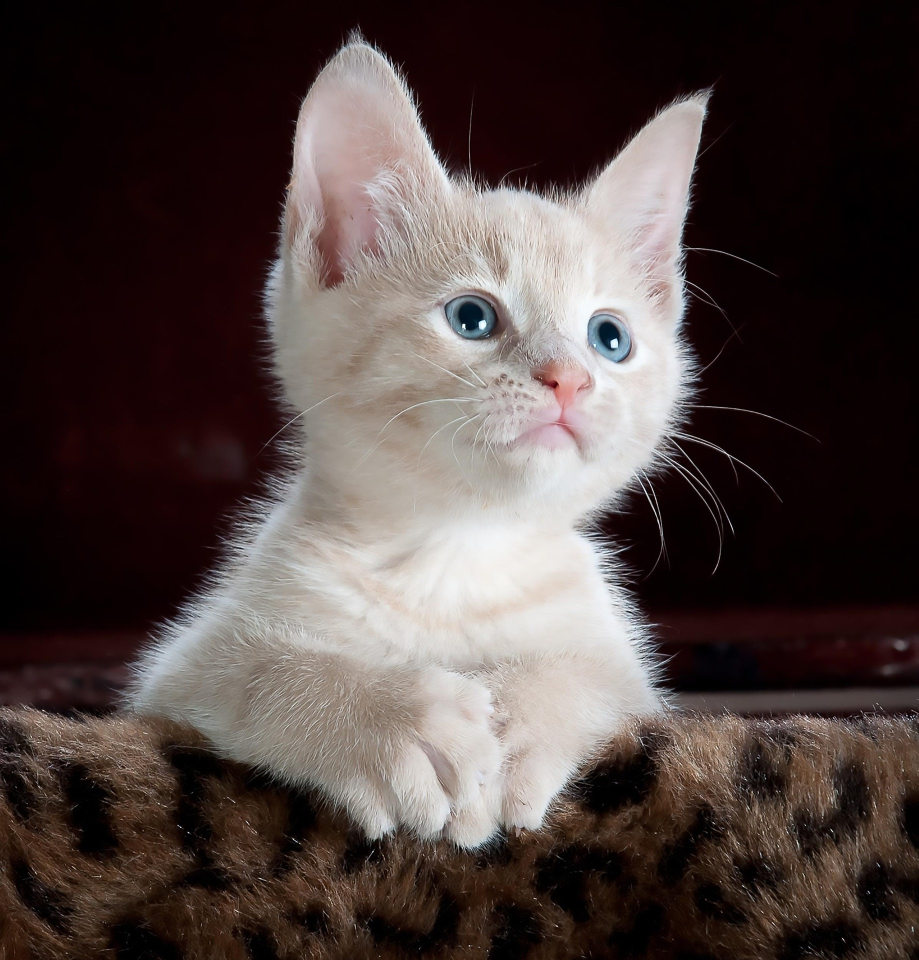
#> input picture test.jpg, 1837 x 1920 px, found by its file name (shown at 1/2 size)
$ python feature_matching.py
#> lines starting #> are read from the running program, lines starting #| are printed output that depends on the picture
import cv2

# 1. Ana görüntüyü gri tonlamalı okuyup %50 oranında küçültüyoruz
resim1 = cv2.imread('test.jpg', cv2.IMREAD_GRAYSCALE)
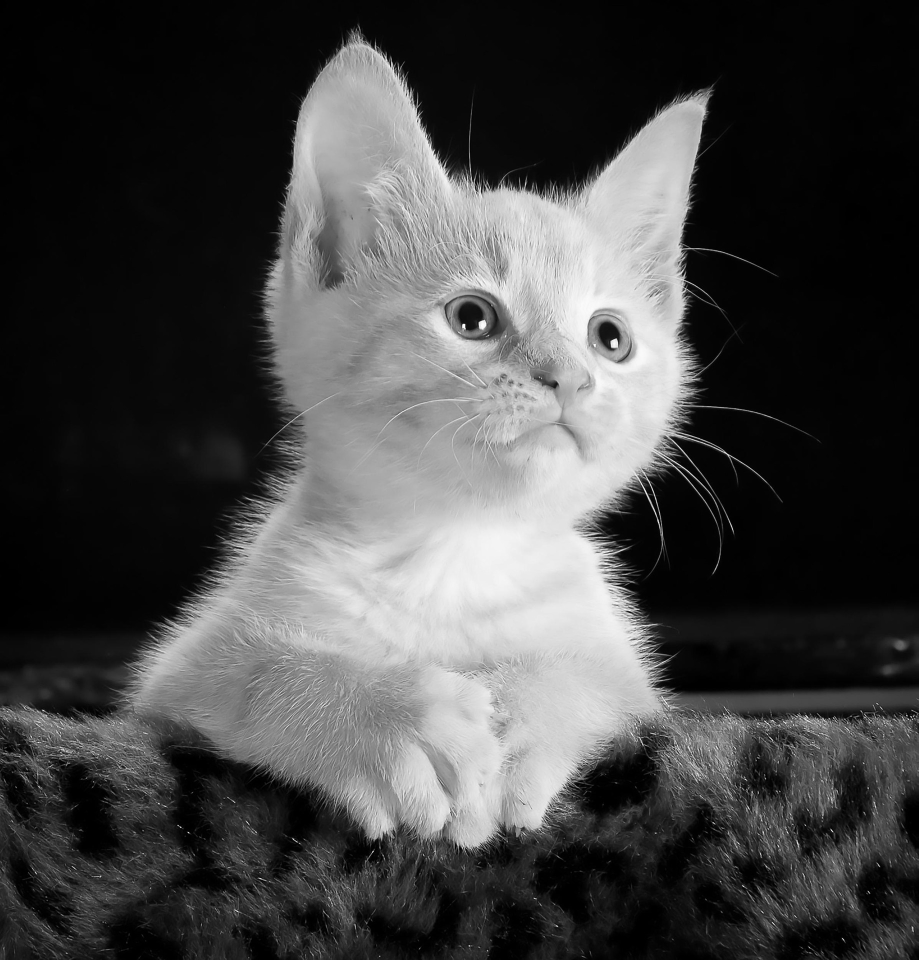
#> resim1: shape (1920, 1837) (shown at 1/2 size); min 0, max 255, mean 69.9
resim1 = cv2.resize(resim1, (0, 0), fx=0.5, fy=0.5)
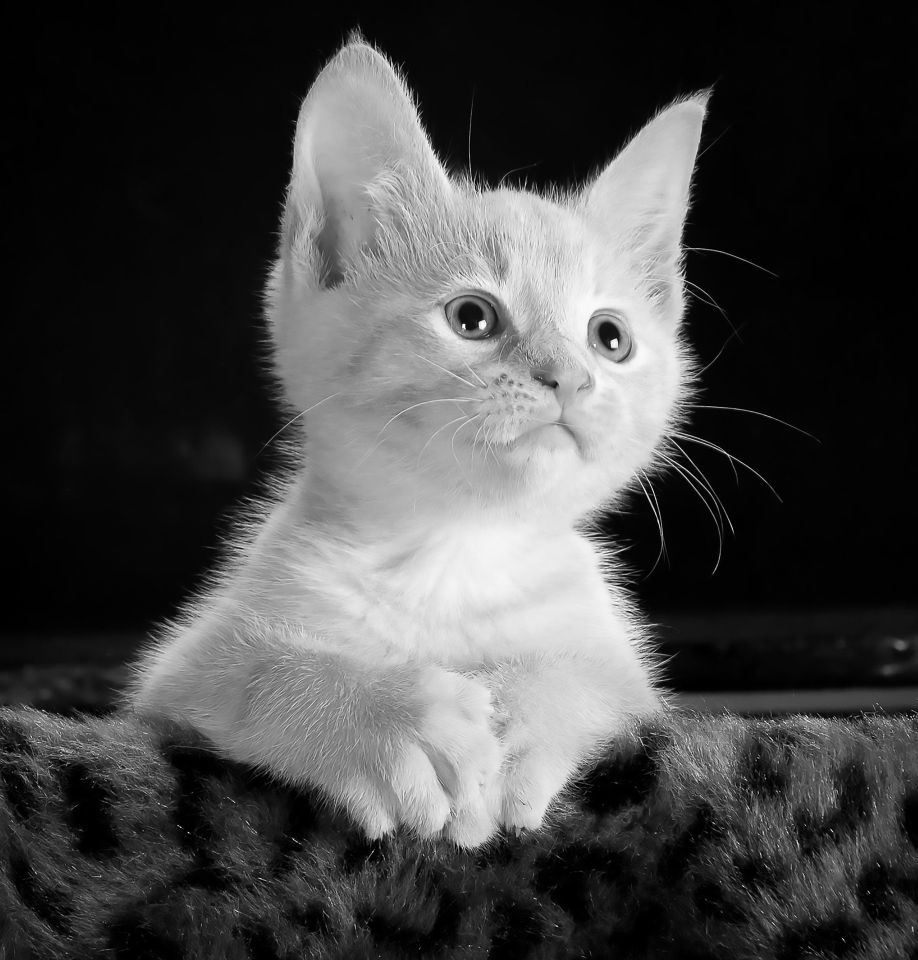
#> resim1: shape (960, 918); min 0, max 253, mean 70

# 2. Eşleştirme testi için birinci resmin ortasından kırpılmış ikinci bir resim oluşturuyoruz
h, w = resim1.shape
#> h = 960; w = 918
resim2 = resim1[int(h*0.1):int(h*0.8), int(w*0.1):int(w*0.8)]
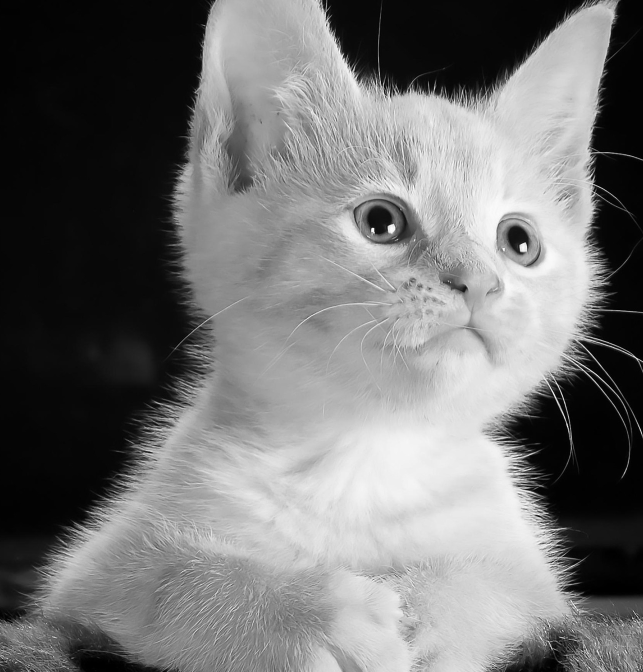
#> resim2: shape (672, 643); min 0, max 253, mean 115.9

# 3. SIFT nesnesini oluşturup her iki resim için kilit noktaları ve tanımlayıcıları çıkarıyoruz
sift = cv2.SIFT_create()
kp1, des1 = sift.detectAndCompute(resim1, None)
#> kp1 = 1395 keypoints; strongest (x, y, size): (464, 326, 2.4), (614, 343, 5), (606, 332, 19.5), (459, 556, 295.3)
kp2, des2 = sift.detectAndCompute(resim2, None)
#> kp2 = 640 keypoints; strongest (x, y, size): (373, 230, 2.4), (523, 247, 5), (515, 236, 19.6), (379, 218, 24.1)

# 4. BFMatcher (Brute-Force Matcher) ile kilit noktaları eşleştiriyoruz
bf = cv2.BFMatcher(cv2.NORM_L2, crossCheck=True)
eslesmeler = bf.match(des1, des2)
#> eslesmeler = 614 matches

# Eşleşmeleri benzerlik kalitesine (mesafeye) göre sıralıyoruz
eslesmeler = sorted(eslesmeler, key=lambda x: x.distance)

# En başarılı 25 eşleşmeyi iki görsel arasında çizgilerle birleştirip çizdiriyoruz
resim_eslesme = cv2.drawMatches(
    resim1, kp1,
    resim2, kp2,
    eslesmeler[:25], None,
    flags=cv2.DrawMatchesFlags_NOT_DRAW_SINGLE_POINTS
)
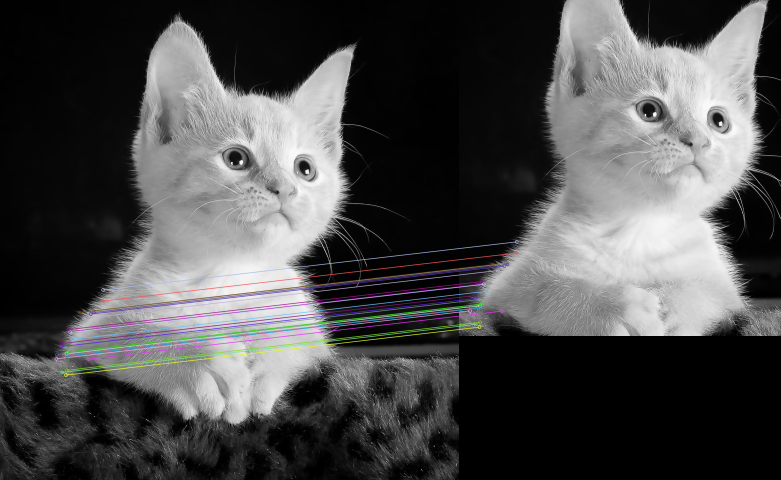
#> resim_eslesme: shape (960, 1561, 3) (shown at 1/2 size); mean of channels 0, 1, 2 75.3, 75, 75.2; drawn as B, G, R

# Sonucu ekranda gösterme
cv2.imshow("SIFT ile Ozellik Eslestirme", resim_eslesme)

cv2.waitKey(0)
cv2.destroyAllWindows()
